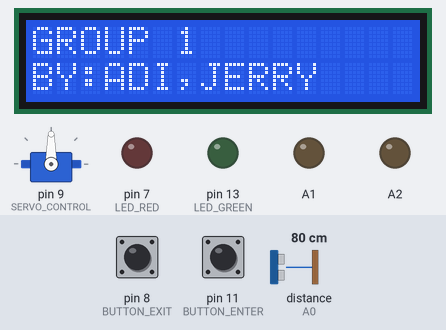
A sketch run on a simulated Arduino Uno, built with avr-gcc and run on an emulated ATmega328P. Shown: 16×2 character LCD, servo, output pins drawn as LEDs (lit = HIGH). The inputs (shaded band) are chosen by the test bench; at power-on: pin 11 (BUTTON_ENTER) HIGH, pin 8 (BUTTON_EXIT) HIGH, distance to the obstacle (sensor on A0) 80 cm. The echo pulse lasts 58.3 µs per cm; what the sketch prints to the serial monitor is not drawn.

Above: at 5.8 s.
5.9 s: pin 11 (BUTTON_ENTER) pulsed LOW 5 times (0.12 s each, 0.3 s apart)
At 7.2 s:
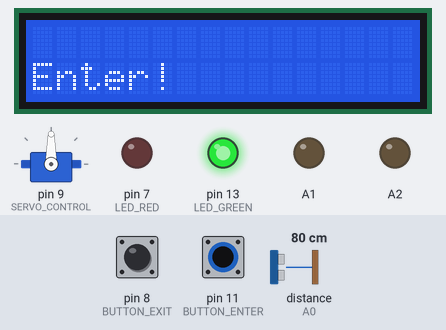
10.4 s: pin 8 (BUTTON_EXIT) pulled LOW for 0.15 s
At 11.4 s:
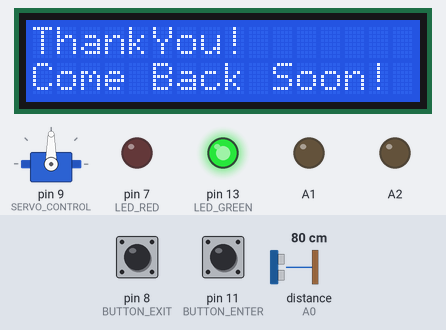
13.5 s: pin 11 (BUTTON_ENTER) pulled LOW for 0.15 s
At 16.55 s:
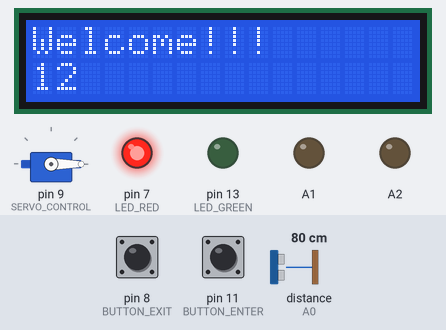
16.6 s: pin 11 (BUTTON_ENTER) pulled LOW for 1 s
At 20.4 s:
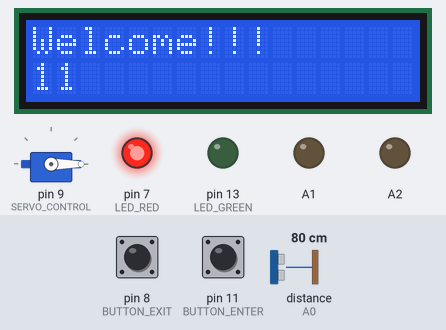
20.6 s: pin 8 (BUTTON_EXIT) pulled LOW for 1 s
At 23.4 s:
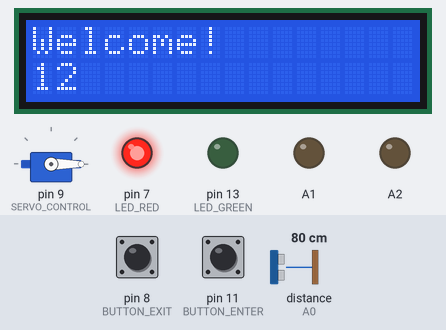
24.1 s: pin 8 (BUTTON_EXIT) pulled LOW for 3.2 s
At 27.3 s:
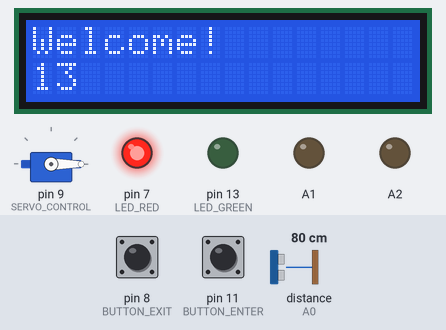
Timing chart, 0 to 28.8 s (numbered marks = the images above; inputs shaded):
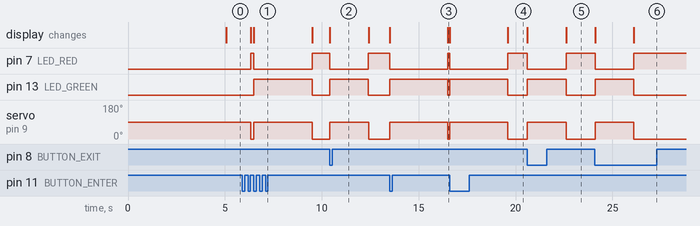

Measured:
- after the input at 5.9 s, pin 7 (LED_RED): LOW → HIGH after 0.42 s, → LOW 0.18 s later, → HIGH 3.0 s later; pin 13 (LED_GREEN): LOW → HIGH after 0.60 s, → LOW 3.0 s later; servo on pin 9 (SERVO_CONTROL): 90° → 0° after 0.42 s, → 90° 0.18 s later, → 0° 3.0 s later; the display: first changes after 0.42 s (image 1 shows a later state)
- after the input at 10.4 s, pin 7 (LED_RED): HIGH → LOW at once, → HIGH 2.0 s later; pin 13 (LED_GREEN): LOW → HIGH at once, → LOW 2.0 s later; servo on pin 9 (SERVO_CONTROL): 0° → 90° at once, → 0° 2.0 s later; the display: changes at once (image 2)
- after the input at 13.5 s, pin 7 (LED_RED): HIGH → LOW at once, → HIGH 3.0 s later; pin 13 (LED_GREEN): LOW → HIGH at once, → LOW 3.0 s later; servo on pin 9 (SERVO_CONTROL): 0° → 90° at once, → 0° 3.0 s later; the display: first changes at once (image 3 shows a later state)
- after the input at 16.6 s, pin 7 (LED_RED): HIGH → LOW at once, → HIGH 3.0 s later; pin 13 (LED_GREEN): LOW → HIGH at once, → LOW 3.0 s later; servo on pin 9 (SERVO_CONTROL): 0° → 90° at once, → 0° 3.0 s later; the display: first changes at once (image 4 shows a later state)
- after the input at 20.6 s, pin 7 (LED_RED): HIGH → LOW at once, → HIGH 2.0 s later; pin 13 (LED_GREEN): LOW → HIGH at once, → LOW 2.0 s later; servo on pin 9 (SERVO_CONTROL): 0° → 90° at once, → 0° 2.0 s later; the display: first changes at once (image 5 shows a later state)
- after the input at 24.1 s, pin 7 (LED_RED): HIGH → LOW at once, → HIGH 2.0 s later; pin 13 (LED_GREEN): LOW → HIGH at once, → LOW 2.0 s later; servo on pin 9 (SERVO_CONTROL): 0° → 90° at once, → 0° 2.0 s later; the display: first changes at once (image 6 shows a later state)

The sketch:

ParkingManagement.ino
```cpp
/******************************************************************************
*****                      SMART PARKING SYSTEM                           *****
******************************************************************************/
/*!
***     \file       Smart_Parking.c
***
***     \author     Aditya Subramanian
***                 Jerry Akpan
***
***     \brief      This file controls the working of a smart parking system
***     \par        File_description
***
***
*\n*/
/*****************************************************************************/

/*=============================================================================
=======                            INCLUDES                             =======
=============================================================================*/
/*------ standard includes -------*/
#include "stdio.h"
#include "string.h"
/*------ project includes --------*/

/*------ module includes --------*/
#include <LiquidCrystal.h>
#include <Servo.h>
/*=============================================================================
=======               DEFINES & MACROS FOR GENERAL PURPOSE              =======
=============================================================================*/
/* MACROS */
#define LCD_D0 3
#define LCD_D1 4
#define LCD_D2 5
#define LCD_D3 6
#define LED_RED 7
#define LED_GREEN 13
#define BUTTON_ENTER 11
#define BUTTON_EXIT 8
#define SERVO_CONTROL 9
#define LCD_RS 12
#define LCD_EN 2
#define MAX_SPACE 13
#define NO_SPACE 0
#define BUTTON_PRESSED LOW
/* Local, Global variable declaration */
static int current_space = MAX_SPACE,servo_position,dist_check;
static bool Enter_ButtonState = HIGH,Exit_ButtonState=HIGH, safety_check = HIGH,Init_Button_State = HIGH;
long duration = 0;
/*=============================================================================
=======                       CONSTANTS  &  TYPES                       =======
=============================================================================*/
/* Initialize the LCD pins */
LiquidCrystal lcd(LCD_RS,LCD_EN,LCD_D0,LCD_D1,LCD_D2,LCD_D3);
Servo Servo_Arm;
/*=============================================================================
=======                       PRIVATE FUNCTION DECLARATIONS             =======
=============================================================================*/
static void parkingEntrySequence(void);
static void parkingExitSequence(void);
static void parkingNoSpaceSequence(void);
static void parkingDefaultSequence(void);
static void parkingHardwareInitSequence(void);
/*=============================================================================
=======                              METHODS                            =======
=============================================================================*/

void setup()
{
  /* Initialize Hardware Peripherals */
   parkingHardwareInitSequence();
}

void loop()
{

  /* Keep Reading Button states at the start of every loop cycle */
  Enter_ButtonState = digitalRead(BUTTON_ENTER);
  Exit_ButtonState  = digitalRead(BUTTON_EXIT);

  /* ENTRY BUTTON PRESSED */
  if (Enter_ButtonState == BUTTON_PRESSED)
  {
    /* Call Enter Parking Function */
    parkingEntrySequence();
  }

  /* EXIT BUTTON PRESSED */
  if(Exit_ButtonState == BUTTON_PRESSED)
  {
    /* Call Exit Sequence */
    parkingExitSequence();
  }

  if(current_space == NO_SPACE)
  {
    /* Call No Space Sequence */
    parkingNoSpaceSequence();
  }
}

static void parkingHardwareInitSequence(void)
{
  Serial.begin(9600);
  /* Setup the LCD Module */
  lcd.begin(16,2);
  /* Setup PUSH Buttons */
  pinMode(BUTTON_ENTER,INPUT_PULLUP);
  pinMode(BUTTON_EXIT,INPUT_PULLUP);
  /* Setup LEDs */
  pinMode(LED_RED,OUTPUT);
  pinMode(LED_GREEN,OUTPUT);
  /* Setup Servo Motor */
  Servo_Arm.attach(SERVO_CONTROL);
  /* Setup Ultrasonic Sensor Pin Mode */
  pinMode(A1,OUTPUT);
  pinMode(A0,INPUT);
  /* Setup Buzzer */
  pinMode(A2,OUTPUT);
  /* For the very first time, set default condition */
  parkingDefaultSequence();
}

static void parkingDefaultSequence(void)
{
  lcd.setCursor(0,0);
  lcd.print("Welcome!!!");
  delay(5000);
  lcd.clear();
  lcd.setCursor(0,0);
  lcd.print("GROUP 1 ");
  lcd.setCursor(0,1);
  lcd.print("BY:ADI,JERRY");
  while (Init_Button_State == HIGH)
  {
    /* Stay Here Until the button is pressed to initiate Main program*/
     Init_Button_State = digitalRead(BUTTON_ENTER);
     while(digitalRead(BUTTON_ENTER)== BUTTON_PRESSED);
  }
  lcd.clear();
  lcd.setCursor(0,0);
  lcd.print("Welcome!!!");
  lcd.setCursor(0,1);
  lcd.print(MAX_SPACE);
  digitalWrite(LED_RED,HIGH);
  Servo_Arm.write(0);
}

static void parkingNoSpaceSequence(void)
{
      lcd.clear();
      lcd.setCursor(0,0);
      lcd.print("Parking Full!");
      lcd.setCursor(0,1);
      lcd.print("Plz Come Later!");
}

static void parkingEntrySequence(void)
{
   /*
     * IF Enter Button is pressed do the following
     * 1. Check if there is parking available
     * 2. If yes, turn servo motor by 90 degrees
     * 3. print Enter for 2 seconds and change it back to slot availability
     * 4. Enable Green LED
     * 5. With 3 second delay; push all configurations back to default.
     * 6. If no parking is available: Enter Parking FULL ; Please Try later
     * 7. Edit the availability and feed it back to the LCD
    */
     if(current_space == NO_SPACE)
     {
      /* The number of available slots are 0. Send Regret */
      lcd.clear();
      lcd.setCursor(0,0);
      lcd.print("Parking Full!");
      lcd.setCursor(0,1);
      lcd.print("Plz Come Later!");
      delay(2000);
     }
     else
     {
      /* Parking Available ; allow CAR */
      lcd.clear();
      lcd.setCursor(0,1);
      lcd.print("Enter!");
      digitalWrite(LED_RED,LOW);
      digitalWrite(LED_GREEN,HIGH);
      Servo_Arm.write(90);
      /*Delay for car to pass through */
      safety_check = HIGH;
      delay(3000);
      while (safety_check == HIGH)
      {
         digitalWrite(A1, LOW);
         delayMicroseconds(2);
         // Sets the trigPin HIGH (ACTIVE) for 10 microseconds
         digitalWrite(A1, HIGH);
         delayMicroseconds(10);
         digitalWrite(A1, LOW);
         duration = (pulseIn(A0,HIGH));
         dist_check = (duration*0.034)/2;
         Serial.print("Distance: ");
         Serial.print(dist_check);
         Serial.println(" cm");
         if (dist_check < 10)
         {
          safety_check = HIGH;
          digitalWrite(A2,HIGH);
          delay(500);
          digitalWrite(A2,LOW);
         }
         else
         {
          safety_check = LOW;
          digitalWrite(A2,LOW);
         }
      }
      current_space--;
      lcd.clear();
      lcd.setCursor(0,0);
      lcd.print("Welcome!!!");
      lcd.setCursor(0,1);
      lcd.print(current_space);
      /* Time to retract to default */
      digitalWrite(LED_GREEN,LOW);
      digitalWrite(LED_RED,HIGH);
      Servo_Arm.write(0);
     }
     /* To avoid multiple press or debouncing effect */
     while(digitalRead(BUTTON_ENTER)== BUTTON_PRESSED);
}

static void parkingExitSequence(void)
{
  /*   1. Allow the car to exit  if there is Car in spot
       2. Modify slot availability
       3. Close barrier and retract to default
    */
    if(current_space == MAX_SPACE)
    {
      /* Parking Empty
         Do Nothing */
    }
    else
    {
      lcd.clear();
      lcd.setCursor(0,0);
      lcd.print("ThankYou!");
      lcd.setCursor(0,1);
      lcd.print("Come Back Soon!");
      Servo_Arm.write(90);
      digitalWrite(LED_RED,LOW);
      digitalWrite(LED_GREEN,HIGH);
      current_space++;
      safety_check = HIGH;
 /* 2 second delay for car to exit */
      delay(2000);
      while (safety_check == HIGH)
      {
         digitalWrite(A1, LOW);
         delayMicroseconds(2);
         // Sets the trigPin HIGH (ACTIVE) for 10 microseconds
         digitalWrite(A1, HIGH);
         delayMicroseconds(10);
         digitalWrite(A1, LOW);
         duration = (pulseIn(A0,HIGH));
         dist_check = (duration*0.034)/2;
         if (dist_check < 30)
         {
          safety_check = HIGH;
          digitalWrite(A2,HIGH);
          delay(500);
          digitalWrite(A2,LOW);
         }
         else
         {
          safety_check = LOW;
          digitalWrite(A2,LOW);
         }
      }
      Servo_Arm.write(0);
      digitalWrite(LED_GREEN,LOW);
      digitalWrite(LED_RED,HIGH);
      lcd.clear();
      lcd.setCursor(0,0);
      lcd.print("Welcome!");
      lcd.setCursor(0,1);
      lcd.print(current_space);
       /* To avoid multiple press or debouncing effect */
      while(digitalRead(BUTTON_EXIT)== BUTTON_PRESSED);
      }
}
```
